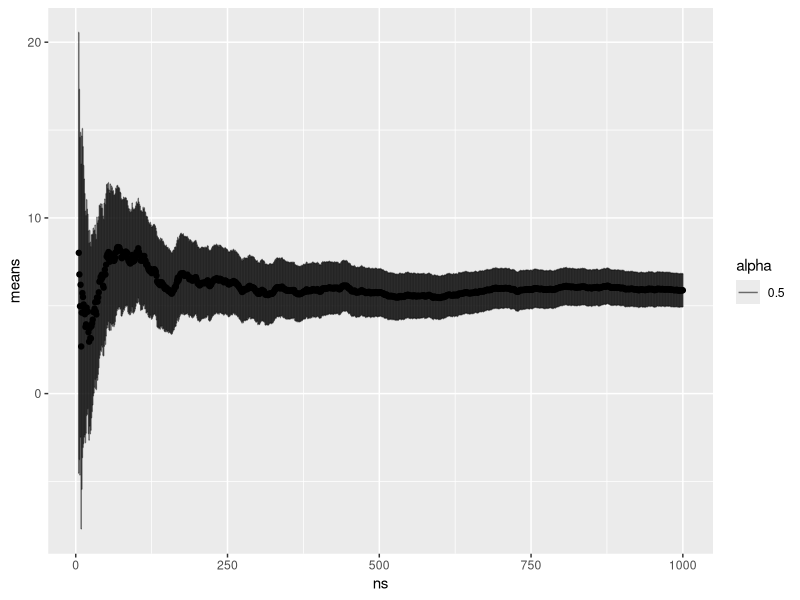
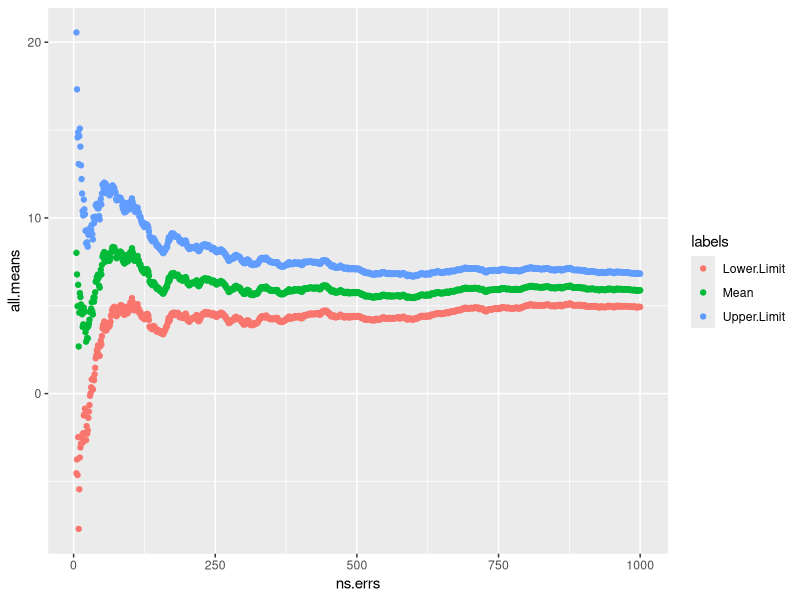
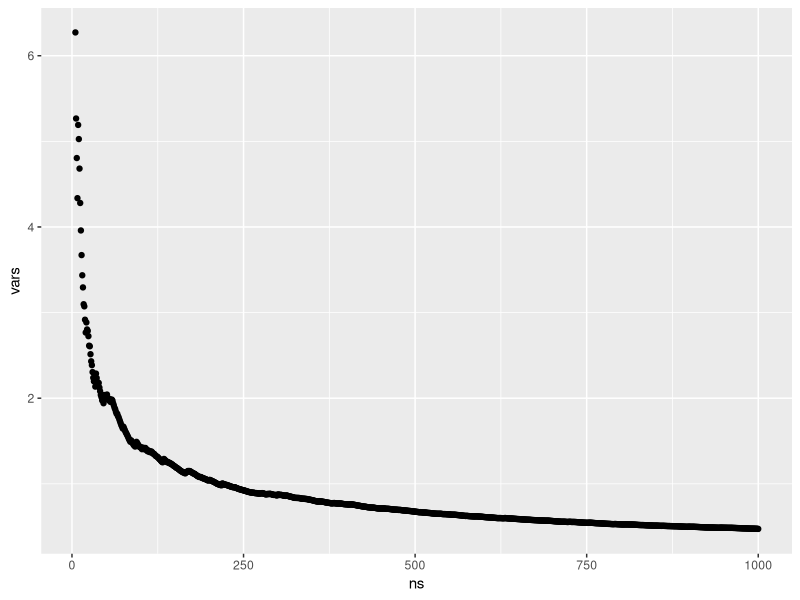
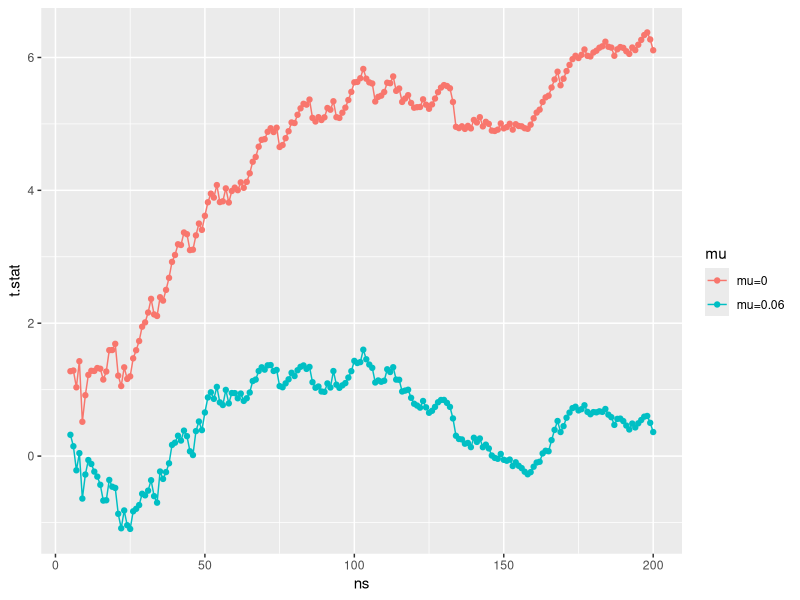

R code for these plots, in order:
# setwd("/Users/gregfaletto/Documents/R/Econometrics/ex8")

library(ggplot2)

rm(list=ls())

data <- read.table("TrainExerS1.txt")[,1]
n <- length(data)
start <- 5

MyError <- function(k) {
	mean <- (1/k)*sum(data[1:k])
	var <- as.numeric((data[1:k]-mean)%*%(data[1:k]-mean))/(k-1)
	# errs <- sapply(1:k, function(x){(data[x]-mean)^2})
	# var <- sum(errs)/(k-1)
	sqrt(var/k)
}

means <- sapply(start:n, function(x){(1/x)*sum(data[1:x])})    # length: n - 4
vars <- sapply(start:n, MyError)			   # length: n - 4
ns <- start:n   											   # length: n - 4

means.df <- data.frame(cbind(ns, means, vars))

means.plus <- means+2*vars
means.minus <- means-2*vars

all.means <- c(means, means.plus, means.minus)
labels <- c(rep("Mean", length(means)), rep("Upper.Limit",
	length(means.plus)), rep("Lower.Limit", length(means.minus)))
ns.errs <- rep(ns, 3)

means.errs.df <- data.frame(ns.errs, all.means,
	labels)

# vars.df <- data.frame(cbind(ns, vars))

# scatter <- ggplot(data=means.df, aes(x=ns, y=means)) +
# 	geom_point()

scatter <- ggplot(data=means.df, aes(x=ns, y=means)) +
	geom_point() +
	geom_errorbar(aes(ymin=means-2*vars,
		ymax=means+2*vars, alpha=0.5))

scatter.2 <- ggplot(data=means.errs.df, aes(x=ns.errs,
	y=all.means, color=labels)) + geom_point()


scatter.vars <- ggplot(data=means.df, aes(x=ns, y=vars)) +
	geom_point()

print(scatter)
print(scatter.2)
print(scatter.vars)

## Exercise S2

# Part (a)

n.start <- 5
n.end <- 30


TestStatistic <- function(n, mu) {
	m <- (1/n)*sum(data[1:n])
	var <- as.numeric((data[1:n]-m)%*%(data[1:n]-m))/(n-1)
	return(sqrt(n/var)*(m - mu))
}

# PValue <- function(n) {
# 	2*pt(TestStatistic(n), df=n-1)
# }

StatsMu <- function(mu, n.start, n.end) {
	t.stats <- 1:n.end
	for (i in n.start:n.end) {
		t.stats[i] <- TestStatistic(i, mu)
	}

	ps <- 1:n.end

	for (i in n.start:n.end) {
		ps[i] <- 2*pt(t.stats[i], df=(i+n.start)-1,
			lower.tail=t.stats[i]<0)
	}
	t.stats <- t.stats[n.start:n.end]
	ps <- ps[n.start:n.end]
	return(list(t.stats, ps))
}

# t.stats.0 <- sapply(n.start:n.end, TestStatistic)    
# ps.0 <- sapply(n.start:n.end, PValue)

results.0 <- StatsMu(0, n.start, n.end)	

t.stats.0 <- results.0[[1]]
ps.0 <- results.0[[2]]

rm(results.0)		   

df.0 <- data.frame(cbind(n.start:n.end, t.stats.0, ps.0))
colnames(df.0) <- c("n", "Test.Statistic.mu=0", "p-value")

print(df.0)


# mu <- .06

# t.stats.6 <- n.start:n.end

# for (i in 1:(n.end - n.start + 1)) {
# 	t.stats.6[i] <- TestStatistic(i, mu)
# }

# ps.6 <- n.start:n.end

# for (i in 1:(n.end - n.start + 1)) {
# 	ps.6[i] <- 2*pt(TestStatistic(n, mu), df=n-1)
# }

# t.stats.6 <- sapply(n.start:n.end, TestStatistic)    
# ps.6 <- sapply(n.start:n.end, PValue)		

results.6 <- StatsMu(6, n.start, n.end)	

t.stats.6 <- results.6[[1]]
ps.6 <- results.6[[2]]

rm(results.6)		   

df.6 <- data.frame(cbind(n.start:n.end, t.stats.6, ps.6))
colnames(df.6) <- c("n", "Test.Statistic.mu=0.06", "p-value")

print(df.6)

# Part (b)

n.start <- 5
n.end <- 200

results.200.0 <- StatsMu(0, n.start, n.end)	

t.stats.200.0 <- results.200.0[[1]]
ps.200.0 <- results.200.0[[2]]
rm(results.200.0)

results.200.6 <- StatsMu(6, n.start, n.end)	

t.stats.200.6 <- results.200.6[[1]]
ps.200.6 <- results.200.6[[2]]
rm(results.200.6)


df.200 <- data.frame(rep(n.start:n.end, 2), c(t.stats.200.0,
	t.stats.200.6), c(rep("mu=0", n.end-n.start+1), rep("mu=0.06",
	n.end-n.start+1)))
colnames(df.200) <- c("ns", "t.stat", "mu")

CriticalValues <- function(alpha, df) {
	abs(qt(alpha, df))
}

scatter.3 <- ggplot(data=df.200, aes(x=ns,
	y=t.stat, color=mu)) + geom_point() + geom_line()

print(scatter.3)


